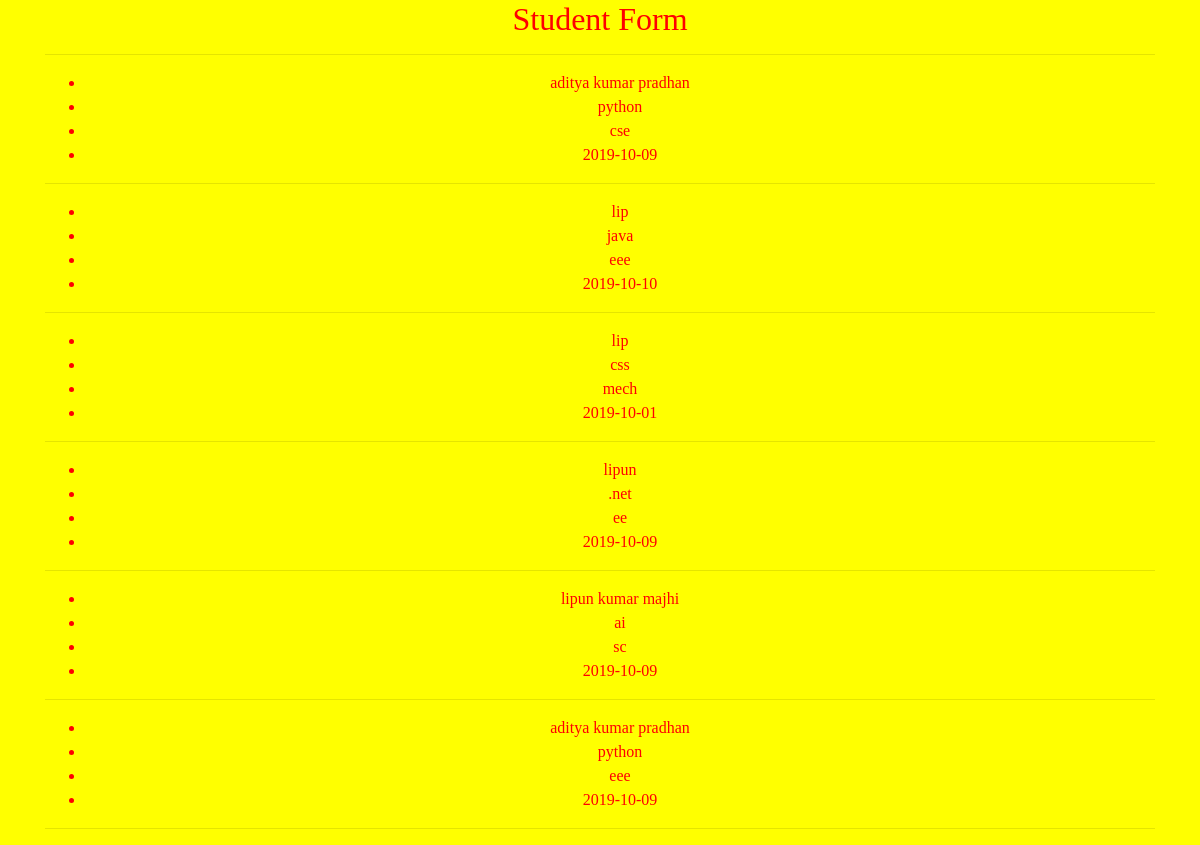
/lower/, run on the app's committed database.
### webapp/models.py (models this page shows)
class Filter(models.Model):
    name = models.CharField(max_length = 30)
    subject = models.CharField(max_length = 30)
    dept = models.CharField(max_length = 30)
    date = models.DateField()

### webapp/views.py (the view)
# urls.py: path('lower/', views.lower_view),
def lower_view(request):
    data_list = Filter.objects.all()
    return render(request, 'myapp/lower.html', {'data_list': data_list})

### templates/myapp/lower.html (shortened to what this page needs)
<!DOCTYPE html>
{% load staticfiles %}
<html lang="en" dir="ltr">
  <head>
    <link rel="stylesheet" href="https://stackpath.bootstrapcdn.com/bootstrap/4.3.1/css/bootstrap.min.css">
    <link rel="stylesheet" href="{% static 'css/filter.css' %}">
  </head>
  <body>
    <div class="container" align="center">
      <h2>Student Form</h2><hr>
      {% for r in data_list %}
      <ul>
        <li>{{r.name | lower}}</li>
        <li>{{r.subject | lower}}</li>
        <li>{{r.dept | lower}}</li>
        <li>{{r.date | lower}}</li>
      </ul><hr>
      {% endfor %}
    </div>
  </body>
</html>

### static/css/filter.css (style rules this page uses)
body { background: yellow; color: red; font-family: cursive; }

### data on the page
Filter: name "aditya kumar pradhan", subject "python", dept "cse", date "2019-10-09"
Filter: name "lip", subject "java", dept "eee", date "2019-10-10"
Filter: name "lip", subject "css", dept "mech", date "2019-10-01"
Filter: name "lipun", subject ".net", dept "ee", date "2019-10-09"
Filter: name "lipun kumar majhi", subject "ai", dept "sc", date "2019-10-09"
Filter: name "aditya kumar pradhan", subject "python", dept "eee", date "2019-10-09"
